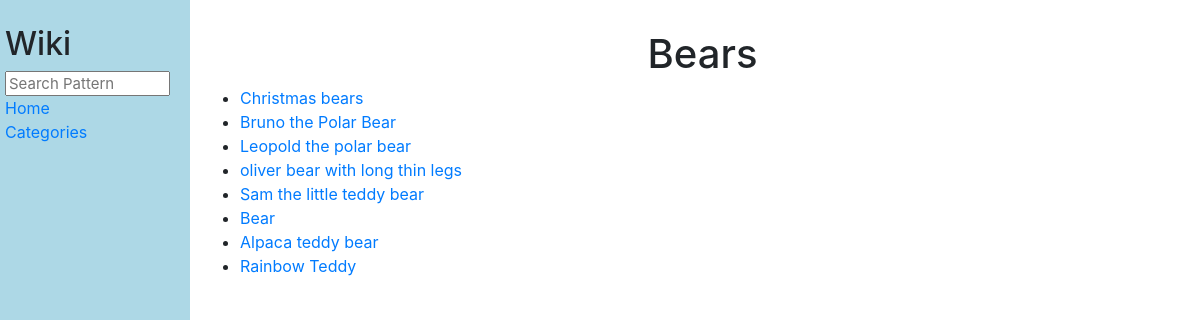
Screenshot of /patterns/categories/8 with the database file from the repository.
### patterns/models.py (models this page shows, shortened)
class Category(models.Model):
    cate = models.CharField(max_length=255)

class PatternTable(models.Model):
    name = models.CharField(max_length=255, unique=True)
    link = models.TextField()
    description = models.TextField()
    category = models.ForeignKey(Category, on_delete=models.CASCADE, related_name="patterns_incategory")

### patterns/views.py (the view)
# urls.py: path("categories/<int:cate_id>", views.category, name="category")
def category(request,cate_id):
    c = Category.objects.get(id = cate_id)
    all_patterns = c.patterns_incategory.all()
    return render(request, "patterns/category.html", {"all_patterns": all_patterns, "c":c})

### patterns/templates/patterns/category.html
{% extends "patterns/layout.html" %}
{% block body %}
<h1> {{c.cate}}</h1>
<ul>
    {% for p in all_patterns %}
    <li>         <a href = "{% url 'pattern' p.id %}">{{p.name}}</a> </li>
    {% endfor %}
</ul>
{% endblock %}

### patterns/static/patterns/styles.css (style rules this page uses)
body { margin: 0; background-color: white; }
h1 { margin-top: 0px; padding-top: 20px; }

### patterns/templates/patterns/layout.html (style rules this page uses)
h1 { text-align: center }

### rows the page displays
Category: cate "Bears"
PatternTable: name "Christmas bears"
PatternTable: name "Bruno the Polar Bear"
PatternTable: name "Leopold the polar bear"
PatternTable: name "oliver bear with long thin legs"
PatternTable: name "Sam the little teddy bear"
PatternTable: name "Bear"
PatternTable: name "Alpaca teddy bear"
PatternTable: name "Rainbow Teddy"
